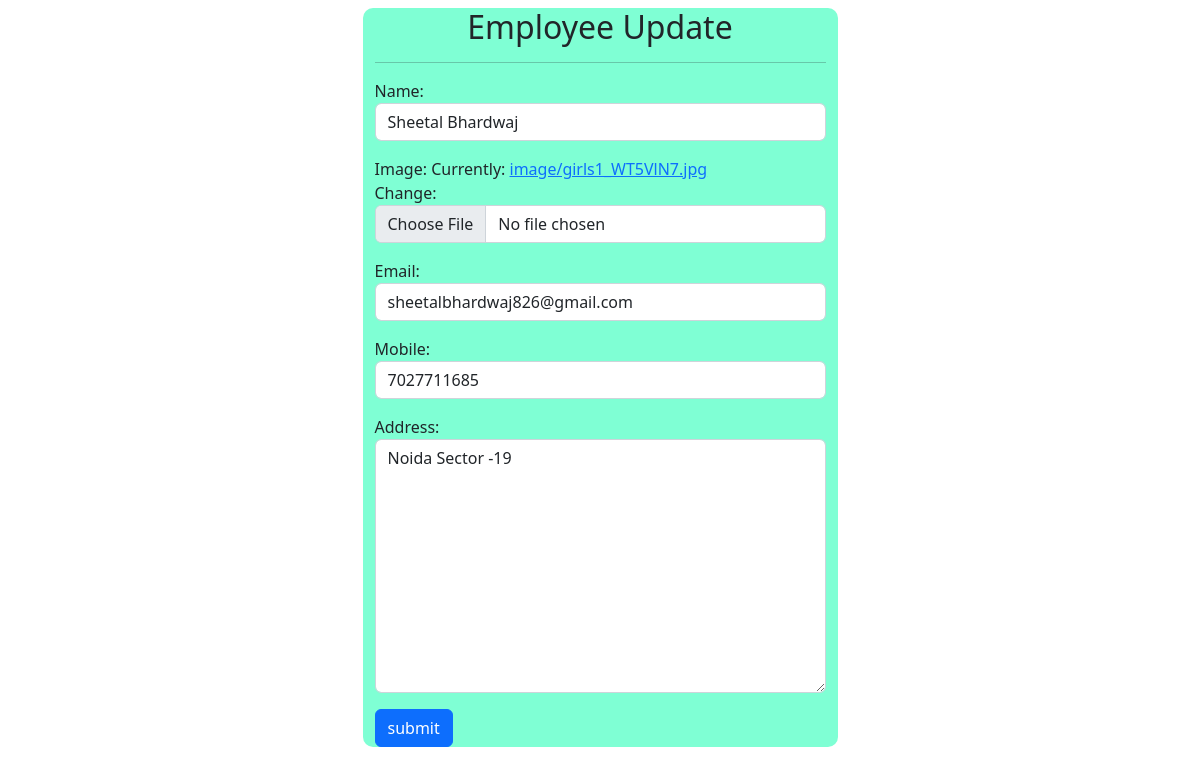
The app's page /update/1/ with its own data.
### crud/models.py (models this page shows)
class Employee(models.Model):
    name = models.CharField(max_length=100,blank=True,null=True)
    image = models.ImageField(upload_to='image/')
    email = models.EmailField(max_length=150,blank=True,null=True)
    mobile = models.CharField(max_length=15,blank=True,null=True)
    address = models.TextField(max_length=150,blank=True,null=True)
    created_date = models.DateTimeField(auto_now=True,blank=True,null=True)
    updated_date = models.DateTimeField(auto_now_add=True,blank=True,null=True )

### crud/views.py (the view)
# urls.py: path('update/<int:eid>/',employee_update,name='update'),
def employee_update(request,eid):
    data = Employee.objects.get(id=eid)
    form = EmployeeForm(request.POST or None, request.FILES or None,instance=data)
    if request.method == "POST":
        if form.is_valid():
            form.save()
            return redirect('/')
        return render(request,'update.html',{'form':form})
    else:
        return render(request,'update.html',{'form':form})

### crud/forms.py
class EmployeeForm(forms.ModelForm):
    class Meta:
        model = Employee
        fields = ("__all__")
    def __init__(self,*args, **kwargs):
        super().__init__(*args,**kwargs)
        for field in self.fields.values():
            field.widget.attrs['class']='form-control'
            field.widget.attrs['placeholder'] ='Enter '+field.label+" *"

### crud/templates/update.html (shortened to what this page needs)
<!DOCTYPE html>
<html lang="en">
<head>
    <link href="https://cdn.jsdelivr.net/npm/bootstrap@5.2.0-beta1/dist/css/bootstrap.min.css" rel="stylesheet">
</head>
<body>
    <div class="container">
        <div class="row mt-2">
            <div class="col-sm-5 mx-auto " style='border: 1px; border-radius: 10px; background-color: aquamarine;'>
                <h2 class="text-center">Employee Update</h2><hr>
                <form method="post" action="" enctype="multipart/form-data">
                    {{form.as_p}}
                    <button type="submit" class="btn btn-primary">submit</button>
                </form>
            </div>
        </div>
    </div>
</body>
</html>

### records on screen
Employee: name "Sheetal Bhardwaj", email "sheetalbhardwaj826@gmail.com", mobile "7027711685", address "Noida Sector -19"
